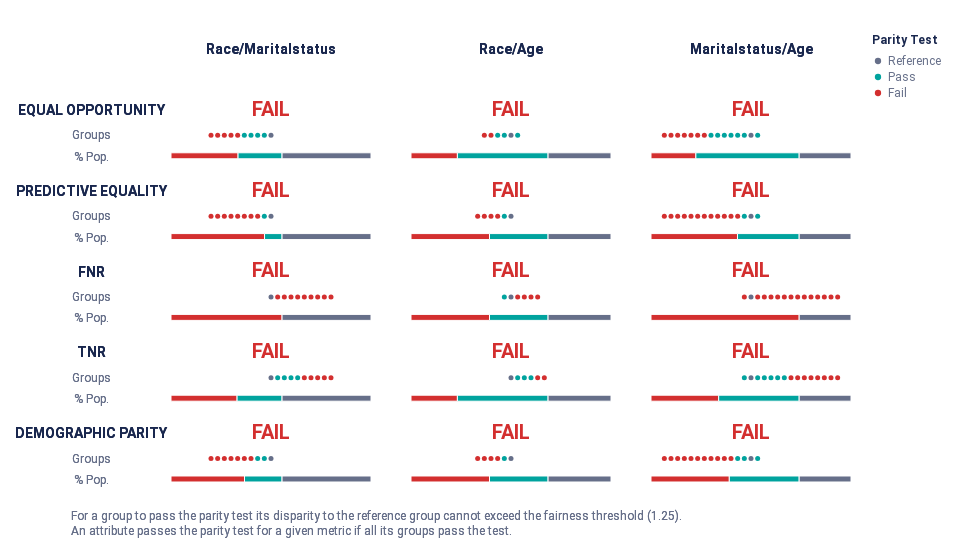
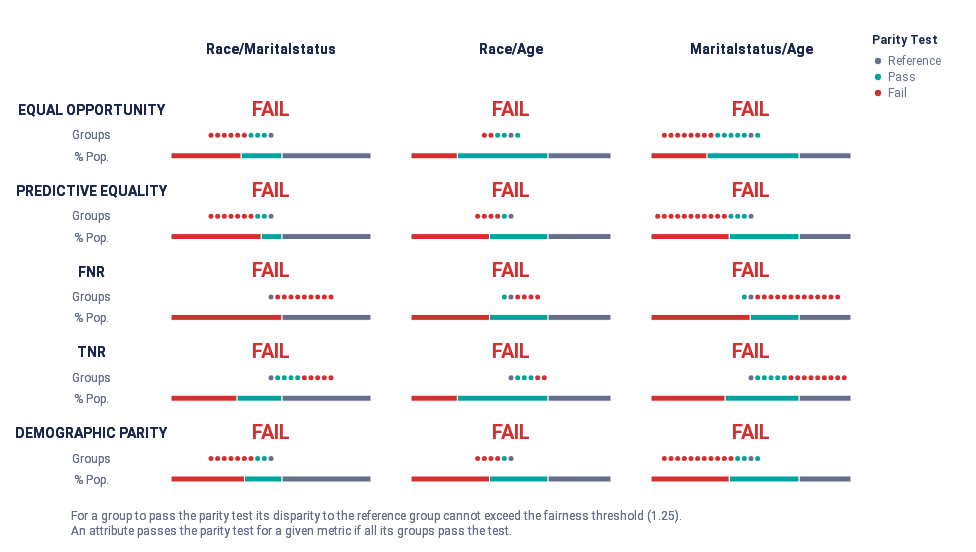

Notebook code cell kept with these figures, in order:
### Code cell
'''
3. Data repairer: Transforms the data distribution so that a given feature distribution is marginally independent of the sensitive attribute, s. 
'''

#transform data
data_to_transform = df_num_int.copy()
columns_to_change = df_num_int.columns.difference(protected_attributes_int).tolist()
columns_to_change.remove(target)
data_transformed_dr1 = pre_process_data_repairer(data_to_transform, "race/age",target,columns_to_change)
data_transformed_dr2 = pre_process_data_repairer(data_transformed_dr1, "race/maritalstatus",target,columns_to_change)
data_transformed_dr3 = pre_process_data_repairer(data_transformed_dr2, "maritalstatus/age",target,columns_to_change)
data_transformed_dr3["race/age"] = data_transformed_dr3["race/age"].astype(int)
data_transformed_dr3["race/maritalstatus"] = data_transformed_dr3["race/maritalstatus"].astype(int)
data_transformed_dr3["maritalstatus/age"] = data_transformed_dr3["maritalstatus/age"].astype(int)

#train
x_test_dr, y_test_dr, y_predicted_dict_dr, metrics_dr_dict = split_and_train(data_transformed_dr3,protected_attributes_int)

#calc metrics
df_test_transformed_dr =calc_fairness_report(x_test_dr, y_test_dr, y_predicted_dict_dr["Catboost"],target,protected_attributes_int)

#compare disparities
plot_audit(df_test_int, protected_attributes_int)
plot_audit(df_test_transformed_dr, protected_attributes_int)
